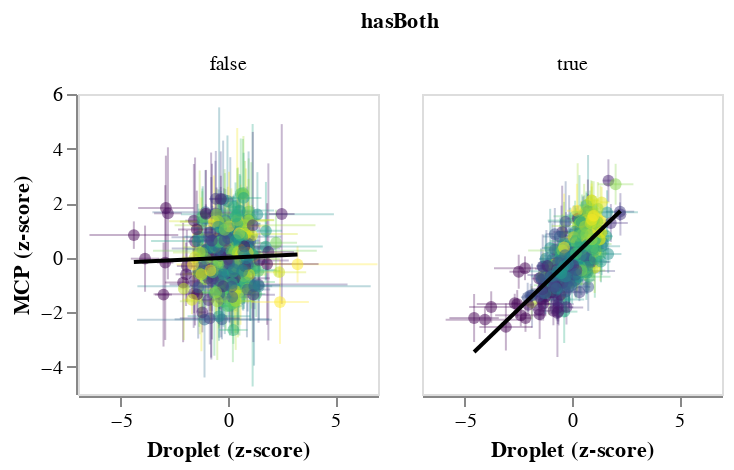

The cell this chart's notebook holds for it:
### Code cell
scaled_scatter_byHasBoth = (plot_scatter_time(df2, asize=(150,150))
    .facet(facet="hasBoth:N", columns=5)
    .configure_axis(grid=False)
)
scaled_scatter_byHasBoth

### Figure 1 — Vega-Lite specification as saved in the notebook (floating-point values rounded to 4 significant figures; data arrays with more than 128 entries replaced by an {"elided": "..."} marker saying what was removed)
{"config": {"view": {"continuousWidth": 400, "continuousHeight": 300}, "axis": {"grid": false}}, "data": {"name": "data-2d088840d31d950772e7e3b7f84d1671"}, "facet": {"type": "nominal", "field": "hasBoth"}, "spec": {"layer": [{"mark": "errorbar", "encoding": {"color": {"type": "quantitative", "field": "rel_time", "legend": null, "scale": {"scheme": "viridis"}}, "opacity": {"value": 0.3}, "x": {"type": "quantitative", "field": "droplet_mean_z"}, "y": {"type": "quantitative", "field": "ymax", "title": "MCP (z-score)"}, "y2": {"field": "ymin"}}, "height": 150, "transform": [{"calculate": "datum.droplet_mean_z - datum.droplet_error_z", "as": "xmin"}, {"calculate": "datum.droplet_mean_z + datum.droplet_error_z", "as": "xmax"}, {"calculate": "datum.mcp_mean_z - datum.mcp_error_z", "as": "ymin"}, {"calculate": "datum.mcp_mean_z + datum.mcp_error_z", "as": "ymax"}], "width": 150}, {"mark": "errorbar", "encoding": {"color": {"type": "quantitative", "field": "rel_time", "legend": null, "scale": {"scheme": "viridis"}}, "opacity": {"value": 0.3}, "x": {"type": "quantitative", "field": "xmin", "title": "Droplet (z-score)"}, "x2": {"field": "xmax"}, "y": {"type": "quantitative", "field": "mcp_mean_z"}}, "height": 150, "transform": [{"calculate": "datum.droplet_mean_z - datum.droplet_error_z", "as": "xmin"}, {"calculate": "datum.droplet_mean_z + datum.droplet_error_z", "as": "xmax"}, {"calculate": "datum.mcp_mean_z - datum.mcp_error_z", "as": "ymin"}, {"calculate": "datum.mcp_mean_z + datum.mcp_error_z", "as": "ymax"}], "width": 150}, {"mark": {"type": "point", "filled": true}, "encoding": {"color": {"type": "quantitative", "field": "rel_time", "scale": {"scheme": "viridis"}}, "opacity": {"value": 0.5}, "size": {"value": 35}, "x": {"type": "quantitative", "field": "droplet_mean_z"}, "y": {"type": "quantitative", "field": "mcp_mean_z"}}, "height": 150, "transform": [{"calculate": "datum.droplet_mean_z - datum.droplet_error_z", "as": "xmin"}, {"calculate": "datum.droplet_mean_z + datum.droplet_error_z", "as": "xmax"}, {"calculate": "datum.mcp_mean_z - datum.mcp_error_z", "as": "ymin"}, {"calculate": "datum.mcp_mean_z + datum.mcp_error_z", "as": "ymax"}], "width": 150}, {"mark": {"type": "line", "color": "black"}, "encoding": {"x": {"type": "quantitative", "field": "droplet_mean_z"}, "y": {"type": "quantitative", "field": "mcp_mean_z"}}, "height": 150, "transform": [{"calculate": "datum.droplet_mean_z - datum.droplet_error_z", "as": "xmin"}, {"calculate": "datum.droplet_mean_z + datum.droplet_error_z", "as": "xmax"}, {"calculate": "datum.mcp_mean_z - datum.mcp_error_z", "as": "ymin"}, {"calculate": "datum.mcp_mean_z + datum.mcp_error_z", "as": "ymax"}, {"on": "droplet_mean_z", "regression": "mcp_mean_z"}], "width": 150}], "resolve": {"scale": {"x": "shared", "y": "shared"}}}, "columns": 5, "$schema": "https://vega.github.io/schema/vega-lite/v4.8.1.json", "datasets": {"data-2d088840d31d950772e7e3b7f84d1671": {"elided": "606 records"}}}
